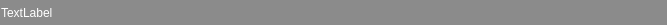
<?xml version="1.0" encoding="UTF-8"?>
<ui version="4.0">
 <class>TitleBarClass</class>
 <widget class="QWidget" name="TitleBarClass">
  <property name="geometry">
   <rect>
    <x>0</x>
    <y>0</y>
    <width>667</width>
    <height>25</height>
   </rect>
  </property>
  <property name="minimumSize">
   <size>
    <width>0</width>
    <height>0</height>
   </size>
  </property>
  <property name="windowTitle">
   <string>TitleBar</string>
  </property>
  <property name="styleSheet">
   <string notr="true"/>
  </property>
  <layout class="QHBoxLayout" name="horizontalLayout">
   <property name="spacing">
    <number>0</number>
   </property>
   <property name="leftMargin">
    <number>0</number>
   </property>
   <property name="topMargin">
    <number>0</number>
   </property>
   <property name="rightMargin">
    <number>0</number>
   </property>
   <property name="bottomMargin">
    <number>0</number>
   </property>
   <item>
    <widget class="QWidget" name="CenterWidget" native="true">
     <property name="minimumSize">
      <size>
       <width>0</width>
       <height>25</height>
      </size>
     </property>
     <property name="styleSheet">
      <string notr="true">QWidget#CenterWidget
{
	background-color:#8B8B8B;
}
</string>
     </property>
     <layout class="QHBoxLayout" name="horizontalLayout_2">
      <property name="spacing">
       <number>1</number>
      </property>
      <property name="leftMargin">
       <number>1</number>
      </property>
      <property name="topMargin">
       <number>1</number>
      </property>
      <property name="rightMargin">
       <number>1</number>
      </property>
      <property name="bottomMargin">
       <number>1</number>
      </property>
      <item>
       <widget class="QLabel" name="TitleLbl">
        <property name="styleSheet">
         <string notr="true">color: rgb(255, 255, 255);</string>
        </property>
        <property name="text">
         <string>TextLabel</string>
        </property>
       </widget>
      </item>
      <item>
       <spacer name="horizontalSpacer">
        <property name="orientation">
         <enum>Qt::Horizontal</enum>
        </property>
        <property name="sizeHint" stdset="0">
         <size>
          <width>40</width>
          <height>20</height>
         </size>
        </property>
       </spacer>
      </item>
      <item>
       <widget class="QPushButton" name="MinBtn">
        <property name="minimumSize">
         <size>
          <width>20</width>
          <height>0</height>
         </size>
        </property>
        <property name="maximumSize">
         <size>
          <width>20</width>
          <height>20</height>
         </size>
        </property>
        <property name="styleSheet">
         <string notr="true">QPushButton{
	border: 0px solid #9EA0A4;
	background-color: #8B8B8B;
    border-radius: 0px;
}
QPushButton:pressed{
	padding-right:0px;
	padding-bottom:0px;
	padding-top:0px;
	padding-left:0px;
    border: 0px solid #5388f3;
	background:#F0F0F0;
}
QPushButton:!hover{
    border: 0px solid #5388f3;
	background:#8B8B8B;
}
QPushButton:hover{
    border: 0px solid #5388f3;
	background:#F0F0F0;
}</string>
        </property>
        <property name="text">
         <string/>
        </property>
        <property name="iconSize">
         <size>
          <width>20</width>
          <height>20</height>
         </size>
        </property>
        <property name="flat">
         <bool>true</bool>
        </property>
       </widget>
      </item>
      <item>
       <widget class="QPushButton" name="MaxBtn">
        <property name="minimumSize">
         <size>
          <width>20</width>
          <height>0</height>
         </size>
        </property>
        <property name="maximumSize">
         <size>
          <width>20</width>
          <height>20</height>
         </size>
        </property>
        <property name="styleSheet">
         <string notr="true">QPushButton{
	border: 0px solid #9EA0A4;
	background-color: #8B8B8B;
    border-radius: 0px;
}
QPushButton:pressed{
	padding-right:0px;
	padding-bottom:0px;
	padding-top:0px;
	padding-left:0px;
    border: 0px solid #5388f3;
	background:#F0F0F0;
}
QPushButton:!hover{
    border: 0px solid #5388f3;
	background:#8B8B8B;
}
QPushButton:hover{
    border: 0px solid #5388f3;
	background:#F0F0F0;
}</string>
        </property>
        <property name="text">
         <string/>
        </property>
        <property name="flat">
         <bool>true</bool>
        </property>
       </widget>
      </item>
      <item>
       <widget class="QPushButton" name="ClosBtn">
        <property name="minimumSize">
         <size>
          <width>20</width>
          <height>0</height>
         </size>
        </property>
        <property name="maximumSize">
         <size>
          <width>20</width>
          <height>20</height>
         </size>
        </property>
        <property name="styleSheet">
         <string notr="true">QPushButton{
	border: 0px solid #9EA0A4;
	background-color: #8B8B8B;
    border-radius: 0px;
}
QPushButton:pressed{
	padding-right:0px;
	padding-bottom:0px;
	padding-top:0px;
	padding-left:0px;
    border: 0px solid #5388f3;
	background:#F0F0F0;
}
QPushButton:!hover{
    border: 0px solid #5388f3;
	background:#8B8B8B;
}
QPushButton:hover{
    border: 0px solid #5388f3;
	background:#F0F0F0;
}</string>
        </property>
        <property name="text">
         <string/>
        </property>
        <property name="flat">
         <bool>true</bool>
        </property>
       </widget>
      </item>
     </layout>
    </widget>
   </item>
  </layout>
 </widget>
 <layoutdefault spacing="6" margin="11"/>
 <resources>
  <include location="TitleBar.qrc"/>
 </resources>
 <connections/>
</ui>
